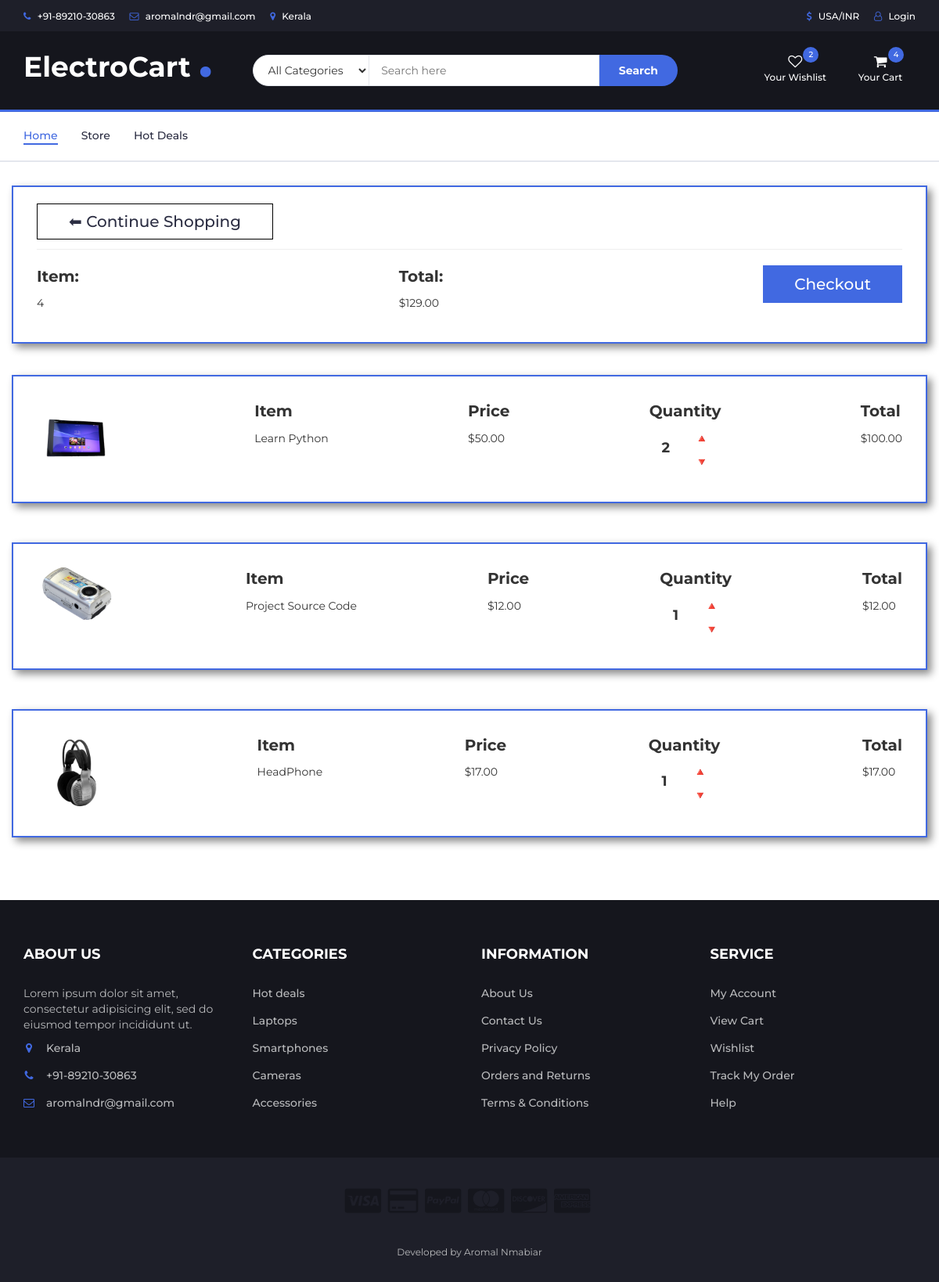
The page /cart/ (signed in) on the database as committed earlier.
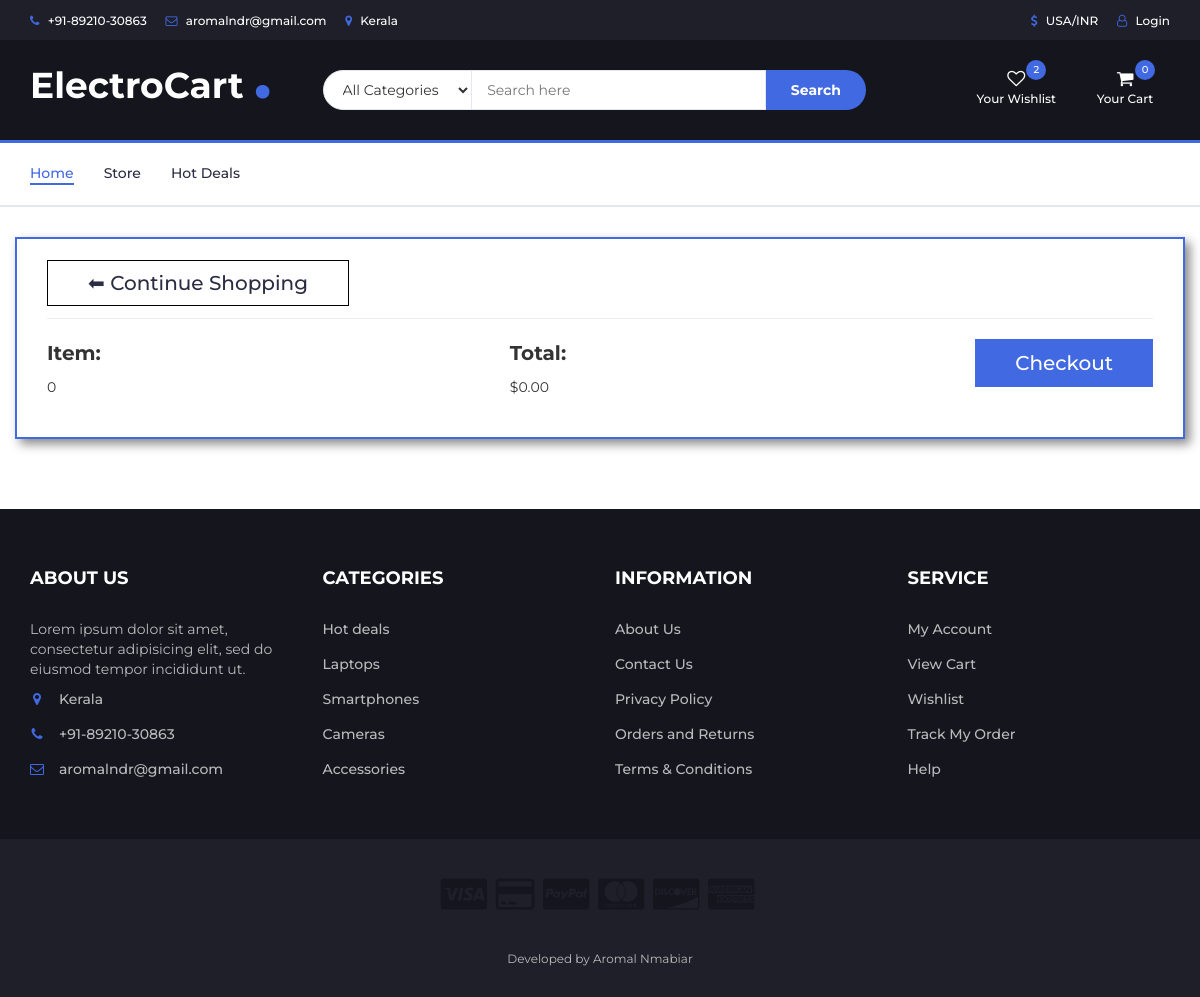
The same page on the database as committed later.
### store/models.py (models this page shows, shortened)
class Order(models.Model):
    customer = models.ForeignKey(Customer, on_delete=models.SET_NULL, null=True, blank=True)
    date_ordered = models.DateField(auto_now_add=True)
    complete = models.BooleanField(default=False)
    transaction_id = models.CharField(max_length=100, null=True)
    @property
    def get_cart_total(self):
        orderitems = self.orderitem_set.all()
        total = sum([item.get_total for item in orderitems])
        return total
    @property
    def get_cart_items(self):
        orderitems = self.orderitem_set.all()
        total = sum([item.quantity for item in orderitems])
        return total

class OrderItem(models.Model):
    product = models.ForeignKey(Product ,on_delete=models.SET_NULL, null=True)
    order = models.ForeignKey(Order , on_delete=models.SET_NULL, null=True)
    quantity = models.IntegerField(default=0, null=True, blank=True)
    date_added = models.DateField(auto_now_add=True)
    @property
    def get_total(self):
        total = self.product.price * self.quantity
        return total

class Product(models.Model):
    name = models.CharField(max_length=200)
    price = models.FloatField()
    digital = models.BooleanField(default=False, null=True, blank=True)
    image = models.ImageField(blank=True, null=True)
    @property
    def imageURL(self):
        try:
            url = self.image.url
        except:
            url = ''
        return url

### store/views.py (the view)
# urls.py: path('cart/', views.cart, name="cart"),
def cart(request):
    if request.user.is_authenticated:
        customer = request.user.customer
        order, created = Order.objects.get_or_create(customer=customer, complete=False)
        items = order.orderitem_set.all()
    else:
        items = []
        order = {'get_cart_total' : 0, 'get_cart_items' : 0, 'shipping ' : False}
    context = {'items' : items, 'order': order}
    return render(request, 'store/cart.html', context)

### store/templates/store/cart.html
{% extends 'store/main.html' %}
{% load static %}
{% block content %}
<div class="section">
	<div class="container">
		<div class="row">
			<div class="top">
				<div class="top-up">
					<a href="{% url 'home' %}" class="home-button"> ⬅ Continue Shopping</a>
				</div>
				<hr>
				<div class="top-down d-flex">
					<div class="top-item ">
						<p class="item">Item: </p> <p class="item-count">{{order.get_cart_items}}</p>
					</div>
					<div class="top-item">
						<p class="item">Total: </p> <p class="item-count">${{order.get_cart_total|floatformat:2}}</p>
					</div>
					<a href="{% url 'checkout' %}" class="checkout">
						<p class="top-checkout">Checkout</p>
					</a>
				</div>
			</div>
			{% for item in items %}
			<div class="bottom top-down">
				<div class="bottom-img-container">
					<img src="{{item.product.imageURL}}" alt="" class="product-img">
				</div>
				<div class="item-container">
					<p class="item-name">Item</p>
					<p class="product-name">{{item.product.name}}</p>
				</div>
				<div class="item-container">
					<p class="item-name">Price</p>
					<p class="product-name">${{item.product.price|floatformat:2}}</p>
				</div>
				<div class="item-container">
					<p class="item-name">Quantity</p>
					<div class="quantiy">
						<p class="product-quantity">{{item.quantity}}</p>
						<div class="quantity-mincontainer">
							<p class="quantity-img update-cart" data-product={{item.product.id}} data-action="add">🔺</p>
							<p class="quantity-img update-cart" data-product={{item.product.id}} data-action="remove">🔻</p>
						</div>
					</div>
				</div>
				<div class="item-container">
					<p class="item-name">Total</p>
					<p class="product-name">${{item.get_total|floatformat:2}}</p>
				</div>
			</div>
			{% endfor %}
		</div>
	</div>
</div>
{% endblock content %}

### store/templates/store/main.html (shortened to what the changed rows need)
<!DOCTYPE html>
{% load static %}
<html lang="en">
	<head>
		<link type="text/css" rel="stylesheet" href="{% static 'css/bootstrap.min.css' %}"/>
		<link type="text/css" rel="stylesheet" href="{% static 'css/slick.css' %}"/>
		<link type="text/css" rel="stylesheet" href="{% static 'css/slick-theme.css' %}"/>
		<link type="text/css" rel="stylesheet" href="{% static 'css/nouislider.min.css' %}"/>
		<link rel="stylesheet" href="{% static 'css/font-awesome.min.css' %}">
		<link type="text/css" rel="stylesheet" href="{% static 'css/style.css' %}"/>
		<link type="text/css" rel="stylesheet" href="{% static 'css/cart.css' %}"/>
    </head>
	<body>
		<header>
			<div id="header">
				<div class="container">
					<div class="row">
						<div class="col-md-3">
							<div class="header-logo">
								<a href="{% url 'home' %}" class="logo">
									<h1>ElectroCart<span>.</span></h1>
								</a>
							</div>
						</div>
						<div class="col-md-3 clearfix">
							<div class="header-ctn">
								<div class="dropdown">
									<a class="dropdown-toggle" data-toggle="dropdown" aria-expanded="true">
										<i class="fa fa-shopping-cart"></i>
										<span>Your Cart</span>
										<div class="qty">{{order.get_cart_items}}</div>
									</a>
								</div>
							</div>
						</div>
					</div>
				</div>
			</div>
		</header>
        <div class="main-container">
            {% block content %}
            {% endblock content %}
        </div>
    </body>
</head>
</html>

Rows that differ between the two databases and show on the page:
no longer on this page (row edited): Order: get_cart_items "4", get_cart_total "129.00"
removed OrderItem: product.imageURL (picture), product.name "Learn Python", product.price "50.00", quantity "2", get_total "100.00"
removed OrderItem: product.imageURL (picture), product.name "Project Source Code", product.price "12.00", quantity "1", get_total "12.00"
removed OrderItem: product.imageURL (picture), product.name "HeadPhone", product.price "17.00", quantity "1", get_total "17.00"
added Order: get_cart_items "0", get_cart_total "0.00"
